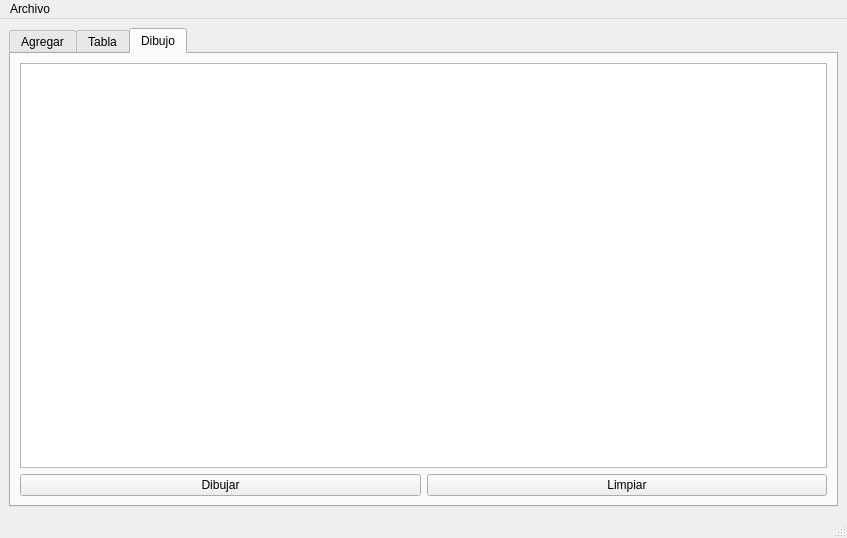
<?xml version="1.0" encoding="UTF-8"?>
<ui version="4.0">
 <class>MainWindow</class>
 <widget class="QMainWindow" name="MainWindow">
  <property name="geometry">
   <rect>
    <x>0</x>
    <y>0</y>
    <width>847</width>
    <height>538</height>
   </rect>
  </property>
  <property name="windowTitle">
   <string>MainWindow</string>
  </property>
  <widget class="QWidget" name="centralwidget">
   <layout class="QGridLayout" name="gridLayout_3">
    <item row="0" column="1">
     <widget class="QTabWidget" name="tabWidget">
      <property name="currentIndex">
       <number>2</number>
      </property>
      <widget class="QWidget" name="tab_3">
       <attribute name="title">
        <string>Agregar</string>
       </attribute>
       <layout class="QGridLayout" name="gridLayout_2">
        <item row="0" column="1">
         <widget class="QPlainTextEdit" name="salida"/>
        </item>
        <item row="0" column="0">
         <widget class="QGroupBox" name="groupBox">
          <property name="title">
           <string>Particula</string>
          </property>
          <layout class="QGridLayout" name="gridLayout">
           <item row="11" column="0" colspan="3">
            <widget class="QPushButton" name="mostrar_pushButton">
             <property name="text">
              <string>Mostrar</string>
             </property>
            </widget>
           </item>
           <item row="6" column="2">
            <widget class="QSpinBox" name="red_spinBox">
             <property name="maximum">
              <number>255</number>
             </property>
            </widget>
           </item>
           <item row="10" column="0" colspan="3">
            <widget class="QPushButton" name="agregarInicio_pushButton">
             <property name="text">
              <string>Agregar Inicio</string>
             </property>
            </widget>
           </item>
           <item row="7" column="0">
            <widget class="QLabel" name="label_5">
             <property name="text">
              <string>Green</string>
             </property>
            </widget>
           </item>
           <item row="3" column="0">
            <widget class="QLabel" name="label_8">
             <property name="text">
              <string>Origen Y</string>
             </property>
            </widget>
           </item>
           <item row="3" column="2">
            <widget class="QSpinBox" name="origenY_spinBox"/>
           </item>
           <item row="5" column="0">
            <widget class="QLabel" name="label_3">
             <property name="text">
              <string>Velocidad</string>
             </property>
            </widget>
           </item>
           <item row="4" column="2">
            <widget class="QSpinBox" name="destinoY_spinBox">
             <property name="maximum">
              <number>500</number>
             </property>
            </widget>
           </item>
           <item row="7" column="2">
            <widget class="QSpinBox" name="green_spinBox">
             <property name="maximum">
              <number>255</number>
             </property>
            </widget>
           </item>
           <item row="5" column="2">
            <widget class="QSpinBox" name="velocidad_spinBox">
             <property name="maximum">
              <number>300</number>
             </property>
            </widget>
           </item>
           <item row="1" column="0">
            <widget class="QLabel" name="label_7">
             <property name="text">
              <string>Origen X</string>
             </property>
            </widget>
           </item>
           <item row="8" column="0">
            <widget class="QLabel" name="label_6">
             <property name="text">
              <string>Blue</string>
             </property>
            </widget>
           </item>
           <item row="2" column="0">
            <widget class="QLabel" name="label">
             <property name="text">
              <string>Destino X</string>
             </property>
            </widget>
           </item>
           <item row="8" column="2">
            <widget class="QSpinBox" name="blue_spinBox">
             <property name="maximum">
              <number>255</number>
             </property>
            </widget>
           </item>
           <item row="6" column="0">
            <widget class="QLabel" name="label_4">
             <property name="text">
              <string>Red</string>
             </property>
            </widget>
           </item>
           <item row="2" column="2">
            <widget class="QSpinBox" name="destinoX_spinBox">
             <property name="maximum">
              <number>500</number>
             </property>
            </widget>
           </item>
           <item row="1" column="2">
            <widget class="QSpinBox" name="origenX_spinBox"/>
           </item>
           <item row="9" column="0" colspan="3">
            <widget class="QPushButton" name="agregarFinal_pushButton">
             <property name="text">
              <string>Agregar Final</string>
             </property>
            </widget>
           </item>
           <item row="4" column="0">
            <widget class="QLabel" name="label_2">
             <property name="text">
              <string>Destino Y</string>
             </property>
            </widget>
           </item>
           <item row="0" column="2">
            <widget class="QLineEdit" name="id_lineEdit"/>
           </item>
           <item row="0" column="0">
            <widget class="QLabel" name="label_9">
             <property name="text">
              <string>Id</string>
             </property>
            </widget>
           </item>
          </layout>
         </widget>
        </item>
       </layout>
      </widget>
      <widget class="QWidget" name="tab_4">
       <attribute name="title">
        <string>Tabla</string>
       </attribute>
       <layout class="QGridLayout" name="gridLayout_4">
        <item row="1" column="2">
         <widget class="QPushButton" name="mostrar_tabla_pushButton">
          <property name="text">
           <string>Mostrar</string>
          </property>
         </widget>
        </item>
        <item row="1" column="0">
         <widget class="QLineEdit" name="search_lineEdit">
          <property name="text">
           <string/>
          </property>
          <property name="placeholderText">
           <string>Id de la particula</string>
          </property>
         </widget>
        </item>
        <item row="1" column="1">
         <widget class="QPushButton" name="buscar_pushButton">
          <property name="text">
           <string>Buscar</string>
          </property>
         </widget>
        </item>
        <item row="0" column="0" colspan="3">
         <widget class="QTableWidget" name="table"/>
        </item>
       </layout>
      </widget>
      <widget class="QWidget" name="tab">
       <attribute name="title">
        <string>Dibujo</string>
       </attribute>
       <layout class="QGridLayout" name="gridLayout_5">
        <item row="0" column="0" colspan="2">
         <widget class="QGraphicsView" name="graphicsView"/>
        </item>
        <item row="1" column="0">
         <widget class="QPushButton" name="dibujar">
          <property name="text">
           <string>Dibujar</string>
          </property>
         </widget>
        </item>
        <item row="1" column="1">
         <widget class="QPushButton" name="limpiar">
          <property name="text">
           <string>Limpiar</string>
          </property>
         </widget>
        </item>
       </layout>
      </widget>
     </widget>
    </item>
   </layout>
  </widget>
  <widget class="QMenuBar" name="menubar">
   <property name="geometry">
    <rect>
     <x>0</x>
     <y>0</y>
     <width>847</width>
     <height>26</height>
    </rect>
   </property>
   <widget class="QMenu" name="menuArchivo">
    <property name="title">
     <string>Archivo</string>
    </property>
    <addaction name="actionAbrir"/>
    <addaction name="actionGuardar"/>
   </widget>
   <addaction name="menuArchivo"/>
  </widget>
  <widget class="QStatusBar" name="statusbar"/>
  <action name="actionAbrir">
   <property name="text">
    <string>Abrir</string>
   </property>
   <property name="shortcut">
    <string>Ctrl+O</string>
   </property>
  </action>
  <action name="actionGuardar">
   <property name="text">
    <string>Guardar</string>
   </property>
   <property name="shortcut">
    <string>Ctrl+S</string>
   </property>
  </action>
 </widget>
 <resources/>
 <connections/>
</ui>
